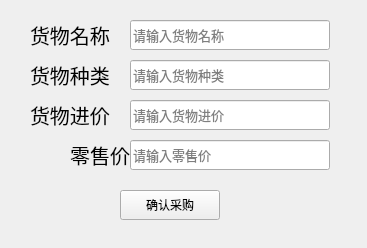
<?xml version="1.0" encoding="UTF-8"?>
<ui version="4.0">
 <class>addGoods</class>
 <widget class="QWidget" name="addGoods">
  <property name="geometry">
   <rect>
    <x>0</x>
    <y>0</y>
    <width>367</width>
    <height>248</height>
   </rect>
  </property>
  <property name="windowTitle">
   <string>Form</string>
  </property>
  <widget class="QLabel" name="label_2">
   <property name="geometry">
    <rect>
     <x>30</x>
     <y>60</y>
     <width>100</width>
     <height>30</height>
    </rect>
   </property>
   <property name="font">
    <font>
     <family>Times New Roman</family>
     <pointsize>15</pointsize>
     <weight>50</weight>
     <bold>false</bold>
    </font>
   </property>
   <property name="text">
    <string>货物种类</string>
   </property>
  </widget>
  <widget class="QLineEdit" name="namegGoodsLineEdit">
   <property name="geometry">
    <rect>
     <x>130</x>
     <y>20</y>
     <width>200</width>
     <height>30</height>
    </rect>
   </property>
   <property name="font">
    <font>
     <family>Times New Roman</family>
     <pointsize>10</pointsize>
     <weight>50</weight>
     <bold>false</bold>
    </font>
   </property>
   <property name="text">
    <string/>
   </property>
   <property name="placeholderText">
    <string>请输入货物名称</string>
   </property>
  </widget>
  <widget class="QLineEdit" name="kindGoodsLineEdit">
   <property name="geometry">
    <rect>
     <x>130</x>
     <y>60</y>
     <width>200</width>
     <height>30</height>
    </rect>
   </property>
   <property name="font">
    <font>
     <family>Times New Roman</family>
     <pointsize>10</pointsize>
     <weight>50</weight>
     <bold>false</bold>
    </font>
   </property>
   <property name="text">
    <string/>
   </property>
   <property name="echoMode">
    <enum>QLineEdit::Normal</enum>
   </property>
   <property name="placeholderText">
    <string>请输入货物种类</string>
   </property>
  </widget>
  <widget class="QLabel" name="label">
   <property name="geometry">
    <rect>
     <x>30</x>
     <y>20</y>
     <width>100</width>
     <height>30</height>
    </rect>
   </property>
   <property name="font">
    <font>
     <family>Times New Roman</family>
     <pointsize>15</pointsize>
     <weight>50</weight>
     <bold>false</bold>
    </font>
   </property>
   <property name="text">
    <string>货物名称</string>
   </property>
  </widget>
  <widget class="QLabel" name="label_3">
   <property name="geometry">
    <rect>
     <x>30</x>
     <y>100</y>
     <width>100</width>
     <height>30</height>
    </rect>
   </property>
   <property name="font">
    <font>
     <family>Times New Roman</family>
     <pointsize>15</pointsize>
     <weight>50</weight>
     <bold>false</bold>
    </font>
   </property>
   <property name="text">
    <string>货物进价</string>
   </property>
  </widget>
  <widget class="QLineEdit" name="retailPriceLineEdit">
   <property name="geometry">
    <rect>
     <x>130</x>
     <y>140</y>
     <width>200</width>
     <height>30</height>
    </rect>
   </property>
   <property name="font">
    <font>
     <family>Times New Roman</family>
     <pointsize>10</pointsize>
     <weight>50</weight>
     <bold>false</bold>
    </font>
   </property>
   <property name="text">
    <string/>
   </property>
   <property name="echoMode">
    <enum>QLineEdit::Normal</enum>
   </property>
   <property name="placeholderText">
    <string>请输入零售价</string>
   </property>
  </widget>
  <widget class="QLineEdit" name="purchasingPriceLineEdit">
   <property name="geometry">
    <rect>
     <x>130</x>
     <y>100</y>
     <width>200</width>
     <height>30</height>
    </rect>
   </property>
   <property name="font">
    <font>
     <family>Times New Roman</family>
     <pointsize>10</pointsize>
     <weight>50</weight>
     <bold>false</bold>
    </font>
   </property>
   <property name="text">
    <string/>
   </property>
   <property name="placeholderText">
    <string>请输入货物进价</string>
   </property>
  </widget>
  <widget class="QLabel" name="label_4">
   <property name="geometry">
    <rect>
     <x>30</x>
     <y>140</y>
     <width>100</width>
     <height>30</height>
    </rect>
   </property>
   <property name="font">
    <font>
     <family>Times New Roman</family>
     <pointsize>15</pointsize>
     <weight>50</weight>
     <bold>false</bold>
    </font>
   </property>
   <property name="text">
    <string>零售价</string>
   </property>
   <property name="alignment">
    <set>Qt::AlignRight|Qt::AlignTrailing|Qt::AlignVCenter</set>
   </property>
  </widget>
  <widget class="QPushButton" name="addGoodsButton">
   <property name="geometry">
    <rect>
     <x>120</x>
     <y>190</y>
     <width>100</width>
     <height>30</height>
    </rect>
   </property>
   <property name="text">
    <string>确认采购</string>
   </property>
  </widget>
 </widget>
 <resources/>
 <connections/>
</ui>
